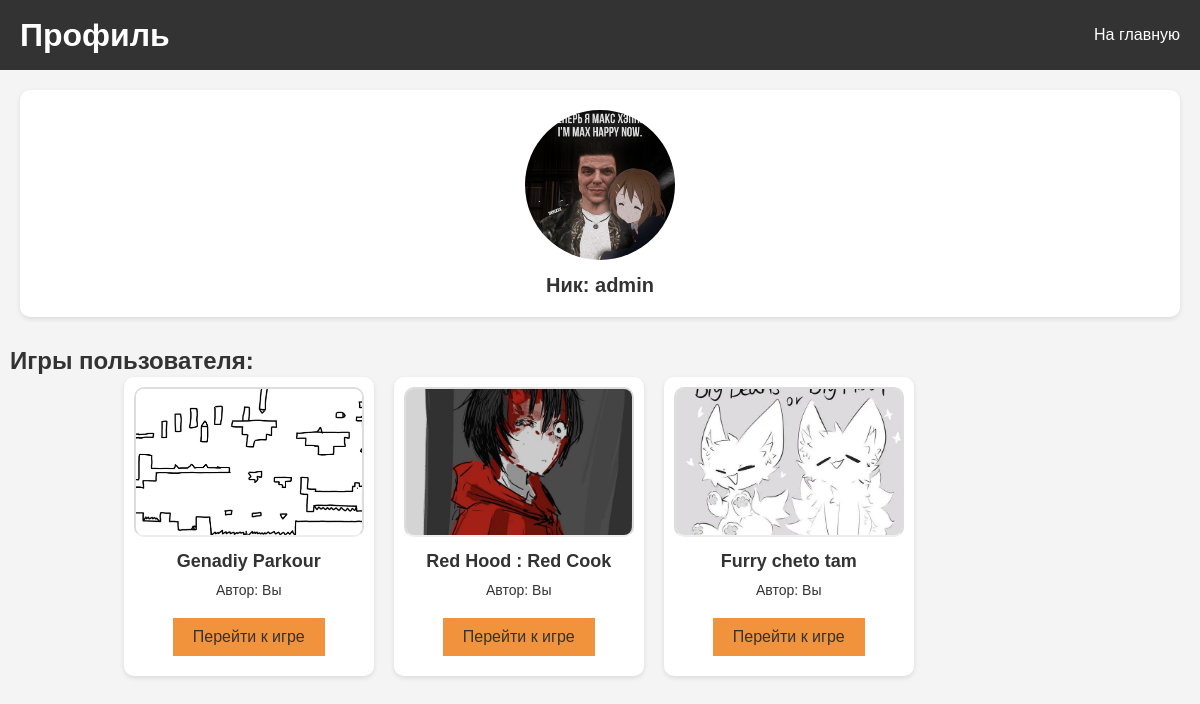
Page /user/1/ (signed in) on the committed database.
### games/models.py (models this page shows, shortened)
class CustomUser(AbstractUser):
    avatar = models.ImageField(upload_to='avatars/', blank=True, null=True)

class Game(models.Model):
    title = models.CharField(max_length=100)
    description = models.TextField()
    preview = models.ImageField(upload_to='previews/')
    game_file = models.FileField(upload_to='games/')
    tags = models.ManyToManyField('Tag', blank=True)
    author = models.ForeignKey(CustomUser, on_delete=models.CASCADE, related_name='games')
    created_at = models.DateTimeField(auto_now_add=True)
    average_rating = models.DecimalField(max_digits=3, decimal_places=2, default=0)

### games/views.py (the view)
# urls.py: path('user/<int:user_id>/', views.user_profile, name='user_profile'),
@login_required
def user_profile(request, user_id):
    user = CustomUser.objects.get(id=user_id)
    print(settings.TEMPLATES)
    return render(request, 'games/profile.html', {'user': user})

### games/templates/games/profile.html (shortened to what this page needs)
<!DOCTYPE html>
<html lang="en">
<head>
    {% load static %}
    <link rel="stylesheet" href="{% static 'css/main_styles.css' %}">
</head>
<body>
    <header class="profile-header">
        <h1>Профиль</h1>
        <a href="{% url 'index' %}" class="prof-back-buttons">На главную</a>
    </header>
    <div class="profile-info">
        <div class="avatar-section">
            {% if user.avatar %}
                <img src="{{ user.avatar.url }}" alt="Аватар" class="avatar">
            {% else %}
                <p>Аватарка отсутствует</p>
            {% endif %}
            <p class="username">Ник: {{ user.username }}</p>
        </div>
    </div>
    <div class="games-section">
        {% if user.id == request.user.id %}
        <h3>Ваши игры:</h3>
        {% else %}
        <h3>Игры пользователя:</h3>
        {% endif %}
        <div class="game-cards-containerr">
            {% for game in user.games.all %}
                <div class="game-card">
                    <img src="{{ game.preview.url }}" alt="Превью" class="game-preview">
                    <h4 class="game-title">{{ game.title }}</h4>
                    <p class="game-author">Автор: Вы</p>
                    <a href="{% url 'game_detail' game.id %}" class="btn">Перейти к игре</a>
                </div>
            {% empty %}
                <p>Вы пока не загрузили игр.</p>
            {% endfor %}
        </div>
    </div>
</body>
</html>

### static/css/main_styles.css (style rules this page uses)
* { margin: 0; padding: 0; box-sizing: border-box; font-family: 'Arial', sans-serif; }
body { background-color: #f5f5f5; color: #333; }
header { background-color: #333; color: white; padding: 15px; height: 70px; }
.game-card { width: 250px; background-color: #fff; border-radius: 10px; box-shadow: 0 4px 8px rgba(0, 0, 0, 0.1); overflow: hidden; transition: transform 0.3s ease, box-shadow 0.3s ease; }
.game-card img { width: 100%; height: 150px; object-fit: cover; }
body { font-family: Arial, sans-serif; margin: 0; padding: 0; background-color: #f4f4f9; }
h1 { text-align: center; color: #333; }
.game-preview { display: inline-block; max-width: 400px; height: 250px; border-radius: 10px; border: 2px solid #ddd; }
.game-author { font-size: 14px; margin-bottom: 20px; }
body { font-family: Arial, sans-serif; margin: 0; padding: 0; background-color: #f4f4f4; color: #333; }
.profile-header { background-color: #333; color: #fff; padding: 20px; display: flex; justify-content: space-between; align-items: center; }
.profile-header h1 { margin: 0; color: #fff; }
.profile-info { display: flex; flex-direction: column; align-items: center; margin: 20px; background: #fff; padding: 20px; border-radius: 10px; box-shadow: 0 2px 5px rgba(0, 0, 0, 0.1); }
.avatar-section { text-align: center; }
.avatar { width: 150px; height: 150px; border-radius: 50%; object-fit: cover; margin-bottom: 10px; }
.username { font-size: 20px; font-weight: bold; }
.prof-back-buttons { margin-left: 15px; color: white; text-decoration: none; font-size: 16px; }
.btn { margin-left: 15px; color: #333; text-decoration: none; font-size: 16px; }
.games-section { display: flex; flex-wrap: wrap; justify-content: left; gap: 20px; margin: 20px 0; padding: 10px; }
.game-cards-containerr { display: flex; flex-wrap: wrap; gap: 20px; margin-top: 30px; margin-left: -150px; justify-content: left; }
.games-section h3 { text-align: center; font-size: 24px; }
.game-card { background: #fff; border-radius: 10px; box-shadow: 0 2px 5px rgba(0, 0, 0, 0.1); overflow: hidden; text-align: center; padding: 10px; }
.game-preview { width: 100%; height: 150px; object-fit: cover; border-bottom: 2px solid #eee; }
.game-title { font-size: 18px; margin: 10px 0; }
.game-author { color: #333; font-size: 14px; margin-bottom: 10px; }
.game-card .btn { background-color: #f0933c; padding: 10px 20px; display: inline-block; margin: 10px auto; transition: background-color 0.3s; }
a { color: #000; text-decoration: none; transition: color 0.3s ease; }

### rows in the picture
CustomUser: avatar (picture), username "admin"
Game: preview (picture), title "Genadiy Parkour"
Game: preview (picture), title "Red Hood : Red Cook"
Game: preview (picture), title "Furry cheto tam"
